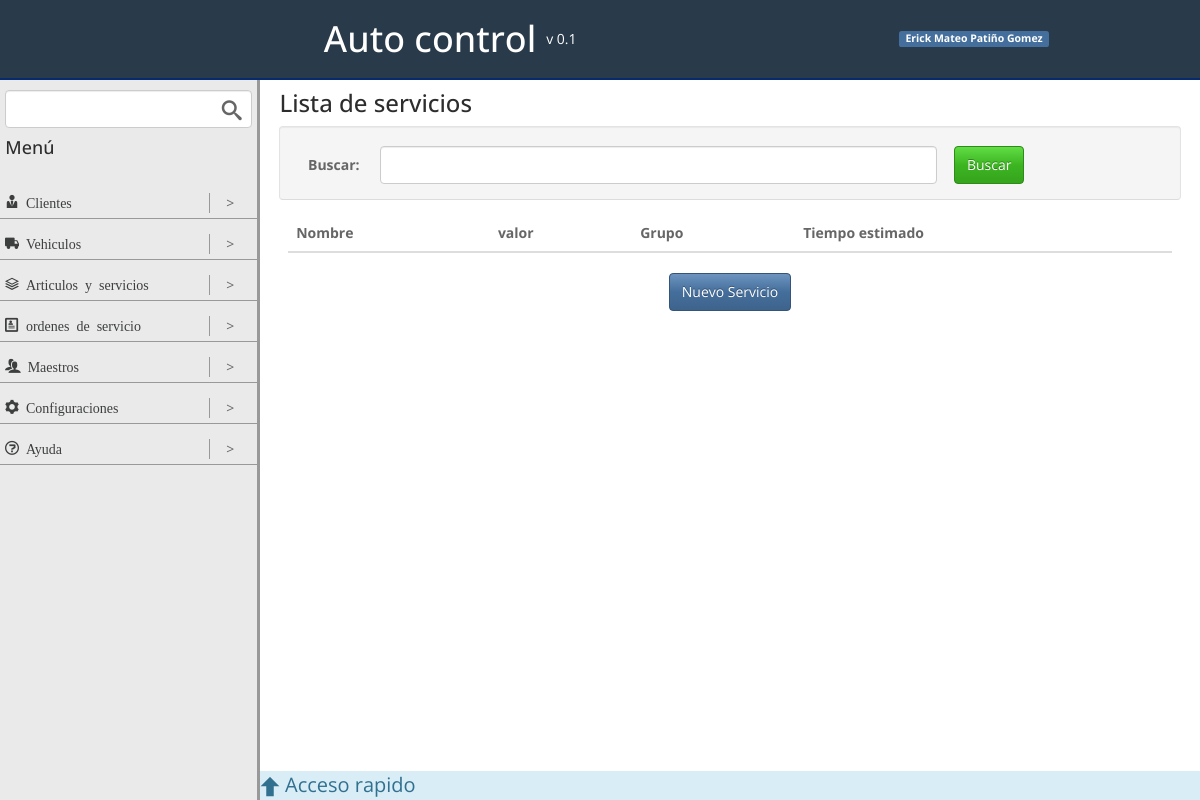
The page /servicios/ on the database as committed earlier.
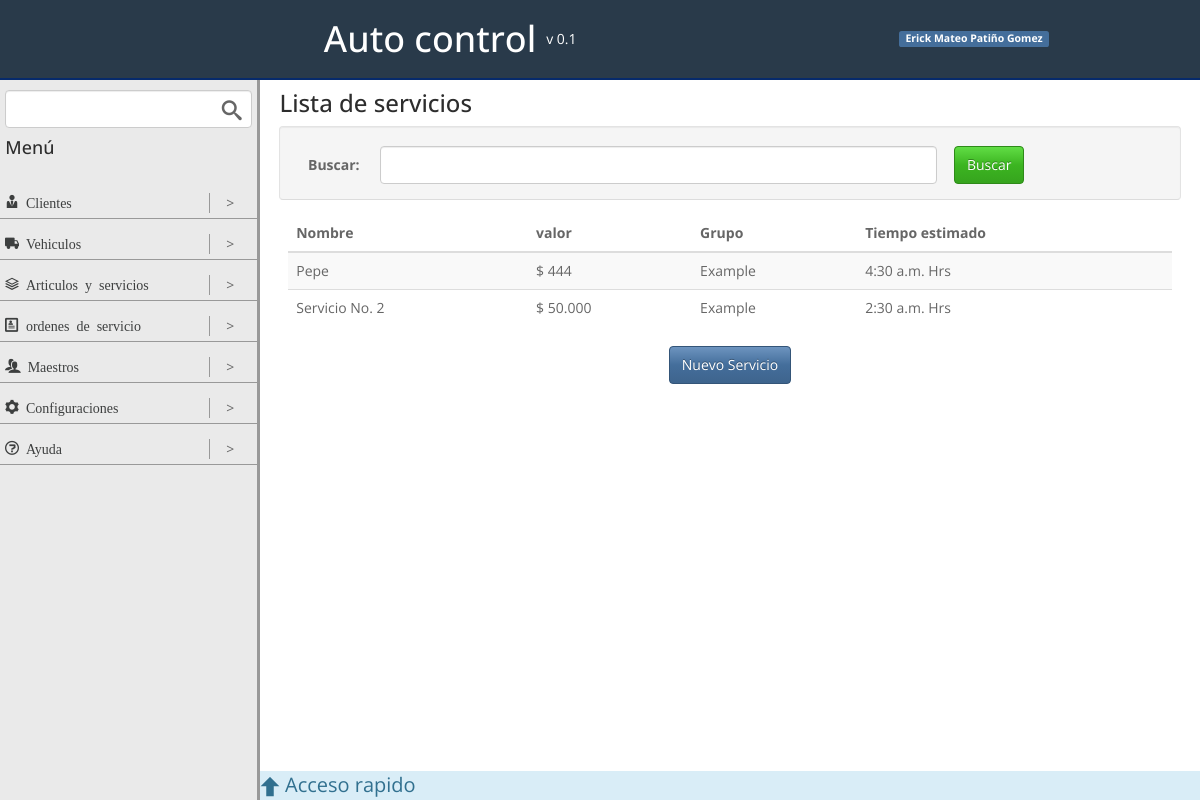
The same page on the database as committed later.
### articulos_servicios/models.py (models this page shows, shortened)
class servicioModel(models.Model):
	nombre = models.CharField(max_length=100)
	valor =  models.PositiveIntegerField()
	servicio = models.BooleanField(default = True)
	grupo = models.ForeignKey(grupoServicioModel)
	time = models.TimeField(default = '0:00:00')

class grupoServicioModel(models.Model):
	nombre = models.CharField(max_length=50)
	def __str__(self):
		return u'%s' % (self.nombre)

### articulos_servicios/views.py (the view)
# urls.py: url(r'^servicios/$', listServicioView.as_view(), name = 'list_servicio'),
class listServicioView(ListView):
	template_name = 'list_servicio.html'
	model = servicioModel
	context_object_name = 'servicios'
	paginate_by = 10

### articulos_servicios/templates/list_servicio.html (shortened to what this page needs)
{% extends "base.html" %}
{% load humanize %}
{% block contentViewTitle %}
	<h3>Lista de servicios</h3>
{% endblock contentViewTitle %}
{% block content %}
	<div class="row well actions-top middle">
		<div class="col-1">
			<label for="">Buscar:</label>
		</div>
		<div class="col-8">
			<input type="text" class="form-control" placeholder="">
		</div>
		<div class="col-3">
			<input type="submit" class="btn btn-success" value="Buscar">
		</div>
	</div>
	<table class="table table-striped table-hover ">
		<thead>
			<tr>
				<th>Nombre</th>
				<th>valor</th>
				<th>Grupo</th>
				<th>Tiempo estimado</th>
			</tr>
		</thead>
		<tbody>
			{% for servicio in servicios %}
				<tr>
					<td>{{ servicio.nombre }}</td>
					<td>$ {{ servicio.valor | intcomma}}</td>
					<td>{{ servicio.grupo }}</td>
					<td>{{ servicio.time }} Hrs</td>
				</tr>
			{% endfor %}
		</tbody>
	</table>
	<div class="row center">
		<a class="btn btn-primary" href="{% url 'create_servicio' %}">Nuevo Servicio</a>
	</div>
{% endblock content %}

Rows that differ between the two databases and show on the page:
added servicioModel: nombre "Pepe", valor "444", grupo "Example", time "4:30 a.m."
added servicioModel: nombre "Servicio No. 2", valor "50.000", grupo "Example", time "2:30 a.m."
